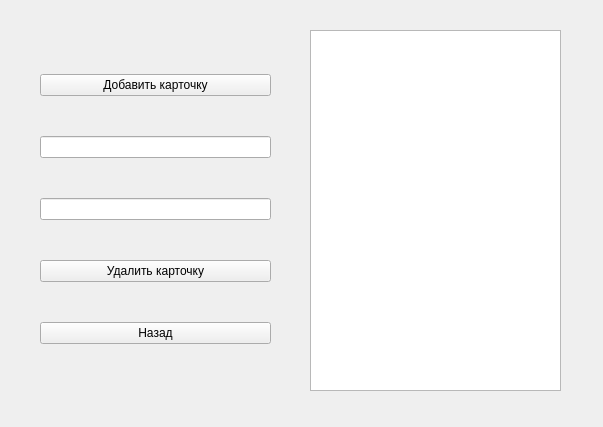
<?xml version="1.0" encoding="UTF-8"?>
<ui version="4.0">
 <class>DeckEditor</class>
 <widget class="QWidget" name="DeckEditor">
  <property name="geometry">
   <rect>
    <x>0</x>
    <y>0</y>
    <width>603</width>
    <height>427</height>
   </rect>
  </property>
  <property name="windowTitle">
   <string>Form</string>
  </property>
  <widget class="QTableWidget" name="cardsTable">
   <property name="geometry">
    <rect>
     <x>310</x>
     <y>30</y>
     <width>251</width>
     <height>361</height>
    </rect>
   </property>
  </widget>
  <widget class="QWidget" name="">
   <property name="geometry">
    <rect>
     <x>40</x>
     <y>40</y>
     <width>231</width>
     <height>341</height>
    </rect>
   </property>
   <layout class="QVBoxLayout" name="verticalLayout">
    <item>
     <widget class="QPushButton" name="addCardButton">
      <property name="text">
       <string>Добавить карточку</string>
      </property>
     </widget>
    </item>
    <item>
     <widget class="QLineEdit" name="englishWordInput"/>
    </item>
    <item>
     <widget class="QLineEdit" name="translationInput"/>
    </item>
    <item>
     <widget class="QPushButton" name="removeCardButton">
      <property name="text">
       <string>Удалить карточку</string>
      </property>
     </widget>
    </item>
    <item>
     <widget class="QPushButton" name="backButton">
      <property name="text">
       <string>Назад</string>
      </property>
     </widget>
    </item>
   </layout>
  </widget>
 </widget>
 <resources/>
 <connections/>
</ui>
